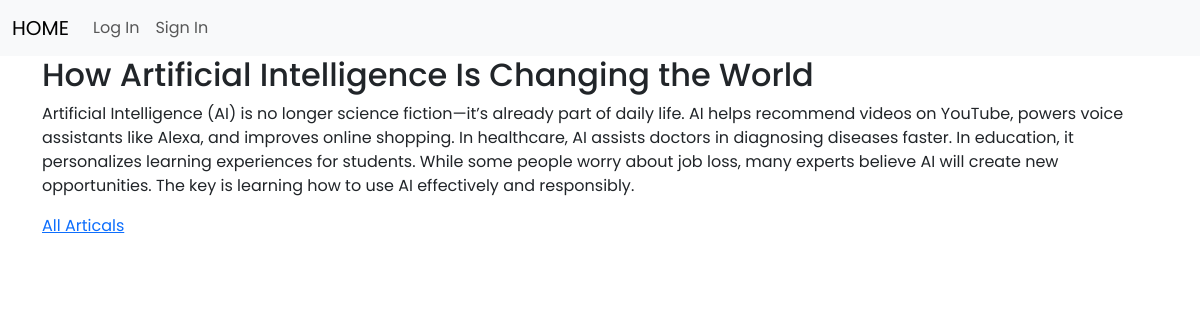
Screenshot of /post/2 with the database file from the repository.
### tables this page shows
CREATE TABLE "posts" (
	"id"	INTEGER,
	"title"	TEXT NOT NULL,
	"body"	TEXT NOT NULL,
	"author_id"	INTEGER,
	"created_at"	TIMESTAMP DEFAULT 'CREATED TIME STAMP' COLLATE UTF16CI,
	PRIMARY KEY("id" AUTOINCREMENT)
);

### app.py (the view)
@app.route('/post/<int:id>')
def post(id):
    db = get_db()
    post = db.execute('SELECT * FROM posts WHERE id=?', (id,)).fetchone()
    db.close()
    return  render_template('post.html', post=post)

### app.py (called while the page is built)
def get_db():
    db = sqlite3.connect(database)
    db.row_factory = sqlite3.Row
    return db

@app.before_request
def load_logged_in_user():
    user_id = session.get('user_id')
    if user_id == None :
        g.user = None
    else:
        g.user = get_db().execute('SELECT * FROM users WHERE id = ?', (user_id,)).fetchone()

### templates/post.html (shortened to what this page needs)
{% extends 'base.html' %}
{% block content %}
   <div>
       <h2> {{post['title']}} </h2>
       <p> {{post['body']}} </p>
   </div>
    <a href="{{url_for('posts')}}"> All Articals </a>
{% endblock %}

### static/styles.css (style rules this page uses)
body { font-family: "Poppins", sans-serif; font-style: normal; }

### rows the page displays
posts: title "How Artificial Intelligence Is Changing the World", body "Artificial Intelligence (AI) is no longer science fiction—it’s already part of daily life. AI helps recommend videos on YouTube, powers voice assistants like Alexa, and improves online shopping. In healthcare, AI assists doctors in diagnosing diseases faster. In education, it personalizes learning experiences for students. While some people worry about job loss, many experts believe AI will create new opportunities. The key is learning how to use AI effectively and responsibly."
